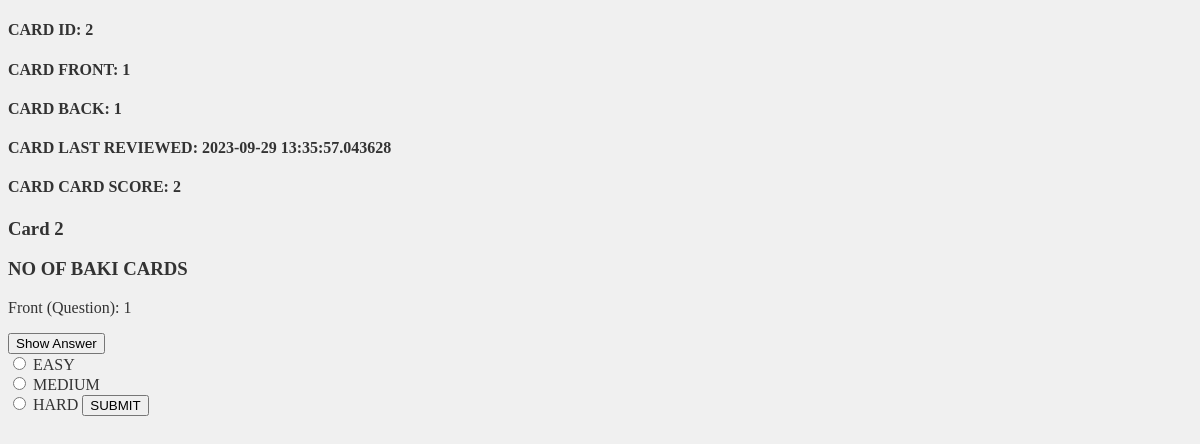
Page /review_cards/4 on the committed database.
### app.py (models this page shows)
class Card(db.Model):
        id = db.Column(db.Integer, primary_key = True, autoincrement=True)
        front = db.Column(db.String(200), nullable = False)
        back = db.Column(db.String(200), nullable = False)
        card_score = db.Column(db.Integer, nullable = False , default = 2)
        last_reviewed = db.Column(db.DateTime , default = datetime.now())
        deck_id = db.Column(db.Integer, db.ForeignKey('deck.id'), nullable=False)
        card_deck = relationship('Deck', overlaps="cards" )

### app.py (the view)
@app.route('/review_cards/<int:deck_id>', methods=['GET', 'POST'])
def review_cards(deck_id):
    deck = Deck.query.get_or_404(deck_id)
    cards = deck.cards
    cards = [card for card in cards if card.card_score != 0]
    random.shuffle(cards)
    if cards:
        return render_template('review_cards.html', card=cards[0])
    else:
        deck.last_reviewed = datetime.now()
        db.session.add(deck)
        db.session.commit()
        return redirect(f'/user_dashboard/{deck.deck_user.id}?msg=No cards to review')

### templates/review_cards.html (shortened to what this page needs)
<!DOCTYPE html>
<html>
    <head>
        <link rel="stylesheet" href="">
    </head>
    <body>
       <h4>CARD ID: {{card.id}}</h4>
       <h4>CARD FRONT: {{card.front}}</h4>
       <h4>CARD BACK: {{card.back}}</h4>
       <h4>CARD LAST REVIEWED: {{card.last_reviewed}}</h4>
       <h4>CARD CARD SCORE: {{card.card_score}}</h4>
    </body>
</html>
<!DOCTYPE html>
<html lang="en">
<head>
</head>
<body>
    <div class="container mt-5">
        <h3>Card {{card.id }}</h3>
        <h3>NO OF BAKI CARDS </h3>
        <p>Front (Question): {{ card.front }}</p>
        <button onclick="toggleAnswer()" class="btn btn-primary">Show Answer</button>
        <form action="/update_score/{{card.id }}" method="POST" class="mt-3">
            <input type="radio" id="html" name="score" value="0">
            <label for="EASY">EASY</label><br>
            <input type="radio" id="css" name="score" value="1">
            <label for="MEDIUM">MEDIUM</label><br>
            <input type="radio" id="javascript" name="score" value="2">
            <label for="HARD">HARD</label>
            <button type="submit" class="btn btn-danger">SUBMIT</button>
        </form>
    </div>
</body>
</html>

### rows in the picture
Card: id "2", front "1", back "1", last_reviewed "2023-09-29 13:35:57.043628", card_score "2"
